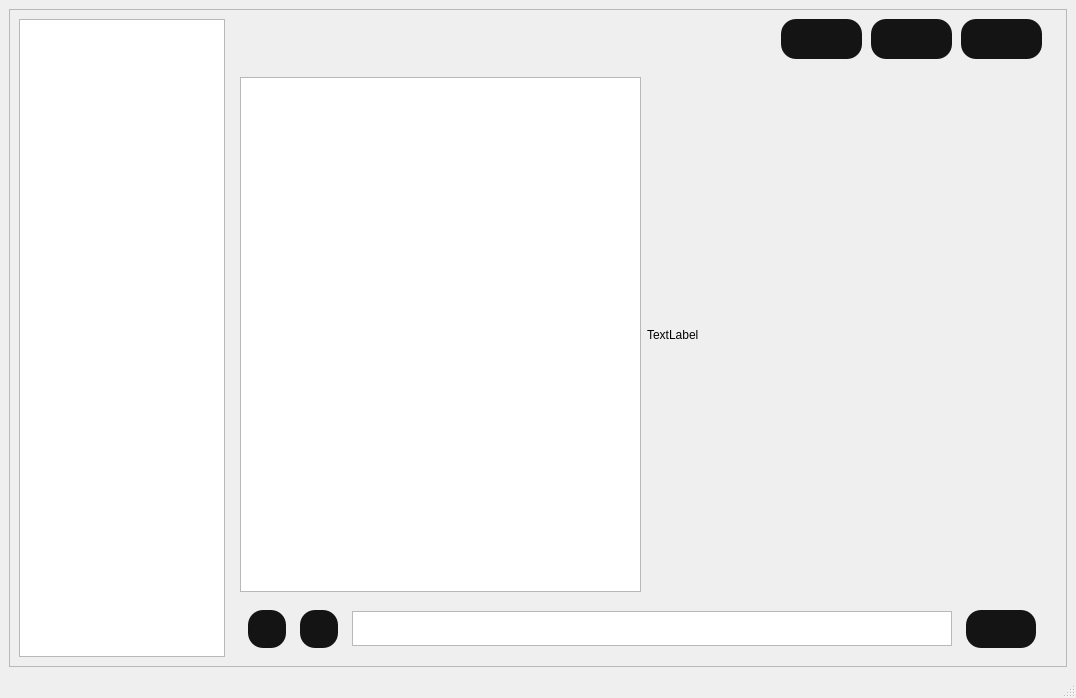
<?xml version="1.0" encoding="UTF-8"?>
<ui version="4.0">
 <class>MainWindow</class>
 <widget class="QMainWindow" name="MainWindow">
  <property name="geometry">
   <rect>
    <x>0</x>
    <y>0</y>
    <width>1076</width>
    <height>698</height>
   </rect>
  </property>
  <property name="windowTitle">
   <string>MainWindow</string>
  </property>
  <widget class="QWidget" name="centralwidget">
   <layout class="QHBoxLayout" name="horizontalLayout">
    <item>
     <widget class="QFrame" name="frame">
      <property name="styleSheet">
       <string notr="true">#frame{
	
	background-image: url(./designer/2.png);
}</string>
      </property>
      <property name="frameShape">
       <enum>QFrame::StyledPanel</enum>
      </property>
      <property name="frameShadow">
       <enum>QFrame::Raised</enum>
      </property>
      <layout class="QHBoxLayout" name="horizontalLayout_2">
       <item>
        <widget class="QListWidget" name="listWidget">
         <property name="sizePolicy">
          <sizepolicy hsizetype="Expanding" vsizetype="Expanding">
           <horstretch>2</horstretch>
           <verstretch>0</verstretch>
          </sizepolicy>
         </property>
        </widget>
       </item>
       <item>
        <widget class="QWidget" name="widget" native="true">
         <property name="sizePolicy">
          <sizepolicy hsizetype="Expanding" vsizetype="Preferred">
           <horstretch>8</horstretch>
           <verstretch>0</verstretch>
          </sizepolicy>
         </property>
         <layout class="QVBoxLayout" name="verticalLayout">
          <property name="spacing">
           <number>0</number>
          </property>
          <property name="leftMargin">
           <number>0</number>
          </property>
          <property name="topMargin">
           <number>0</number>
          </property>
          <property name="rightMargin">
           <number>0</number>
          </property>
          <property name="bottomMargin">
           <number>0</number>
          </property>
          <item>
           <widget class="QWidget" name="widget_2" native="true">
            <property name="sizePolicy">
             <sizepolicy hsizetype="Expanding" vsizetype="Expanding">
              <horstretch>2</horstretch>
              <verstretch>2</verstretch>
             </sizepolicy>
            </property>
            <property name="styleSheet">
             <string notr="true">QPushButton{
	background-color:rgb(20, 20, 20);
	border:none;
	border-radius:15px;
}</string>
            </property>
            <widget class="QPushButton" name="pushButton_4">
             <property name="geometry">
              <rect>
               <x>640</x>
               <y>0</y>
               <width>81</width>
               <height>40</height>
              </rect>
             </property>
             <property name="styleSheet">
              <string notr="true"/>
             </property>
             <property name="text">
              <string/>
             </property>
             <property name="icon">
              <iconset>
               <normaloff>designer/wand-magic-sparkles-solid.svg</normaloff>designer/wand-magic-sparkles-solid.svg</iconset>
             </property>
            </widget>
            <widget class="QPushButton" name="pushButton_5">
             <property name="geometry">
              <rect>
               <x>730</x>
               <y>0</y>
               <width>81</width>
               <height>40</height>
              </rect>
             </property>
             <property name="styleSheet">
              <string notr="true"/>
             </property>
             <property name="text">
              <string/>
             </property>
             <property name="icon">
              <iconset>
               <normaloff>designer/video-solid.svg</normaloff>designer/video-solid.svg</iconset>
             </property>
            </widget>
            <widget class="QPushButton" name="pushButton_6">
             <property name="geometry">
              <rect>
               <x>550</x>
               <y>0</y>
               <width>81</width>
               <height>40</height>
              </rect>
             </property>
             <property name="text">
              <string/>
             </property>
             <property name="icon">
              <iconset>
               <normaloff>designer/record-vinyl-solid-white.svg</normaloff>designer/record-vinyl-solid-white.svg</iconset>
             </property>
            </widget>
           </widget>
          </item>
          <item>
           <widget class="QWidget" name="widget_4" native="true">
            <property name="sizePolicy">
             <sizepolicy hsizetype="Preferred" vsizetype="Expanding">
              <horstretch>8</horstretch>
              <verstretch>22</verstretch>
             </sizepolicy>
            </property>
            <layout class="QHBoxLayout" name="horizontalLayout_3">
             <item>
              <widget class="QTextEdit" name="textEdit">
               <property name="sizePolicy">
                <sizepolicy hsizetype="Expanding" vsizetype="Expanding">
                 <horstretch>4</horstretch>
                 <verstretch>4</verstretch>
                </sizepolicy>
               </property>
              </widget>
             </item>
             <item>
              <widget class="QLabel" name="label">
               <property name="sizePolicy">
                <sizepolicy hsizetype="Expanding" vsizetype="Preferred">
                 <horstretch>4</horstretch>
                 <verstretch>0</verstretch>
                </sizepolicy>
               </property>
               <property name="text">
                <string>TextLabel</string>
               </property>
              </widget>
             </item>
            </layout>
           </widget>
          </item>
          <item>
           <widget class="QWidget" name="widget_3" native="true">
            <property name="sizePolicy">
             <sizepolicy hsizetype="Preferred" vsizetype="Expanding">
              <horstretch>0</horstretch>
              <verstretch>2</verstretch>
             </sizepolicy>
            </property>
            <property name="styleSheet">
             <string notr="true"/>
            </property>
            <layout class="QHBoxLayout" name="horizontalLayout_4">
             <item>
              <widget class="QPushButton" name="pushButton_3">
               <property name="minimumSize">
                <size>
                 <width>38</width>
                 <height>38</height>
                </size>
               </property>
               <property name="maximumSize">
                <size>
                 <width>38</width>
                 <height>38</height>
                </size>
               </property>
               <property name="styleSheet">
                <string notr="true">#pushButton_3{
	background-color:rgb(20, 20, 20);
	border:none;
	border-radius:15px;
}</string>
               </property>
               <property name="text">
                <string/>
               </property>
               <property name="icon">
                <iconset>
                 <normaloff>designer/microphone-solid.svg</normaloff>designer/microphone-solid.svg</iconset>
               </property>
              </widget>
             </item>
             <item>
              <widget class="QPushButton" name="pushButton">
               <property name="minimumSize">
                <size>
                 <width>38</width>
                 <height>38</height>
                </size>
               </property>
               <property name="maximumSize">
                <size>
                 <width>38</width>
                 <height>38</height>
                </size>
               </property>
               <property name="styleSheet">
                <string notr="true">#pushButton{
	background-color:rgb(20, 20, 20);
	border:none;
	border-radius:15px;
}</string>
               </property>
               <property name="text">
                <string/>
               </property>
               <property name="icon">
                <iconset>
                 <normaloff>designer/volume-high-solid-white.svg</normaloff>designer/volume-high-solid-white.svg</iconset>
               </property>
              </widget>
             </item>
             <item>
              <widget class="QTextEdit" name="textEdit_2">
               <property name="maximumSize">
                <size>
                 <width>600</width>
                 <height>35</height>
                </size>
               </property>
              </widget>
             </item>
             <item>
              <widget class="QPushButton" name="pushButton_2">
               <property name="minimumSize">
                <size>
                 <width>70</width>
                 <height>38</height>
                </size>
               </property>
               <property name="maximumSize">
                <size>
                 <width>70</width>
                 <height>38</height>
                </size>
               </property>
               <property name="styleSheet">
                <string notr="true">#pushButton_2{
	background-color:rgb(20, 20, 20);
	border:none;
	border-radius:15px;
}</string>
               </property>
               <property name="text">
                <string/>
               </property>
               <property name="icon">
                <iconset>
                 <normaloff>designer/paper-plane-solid.svg</normaloff>designer/paper-plane-solid.svg</iconset>
               </property>
              </widget>
             </item>
            </layout>
           </widget>
          </item>
         </layout>
        </widget>
       </item>
      </layout>
     </widget>
    </item>
   </layout>
  </widget>
  <widget class="QStatusBar" name="statusbar"/>
 </widget>
 <resources/>
 <connections/>
</ui>
